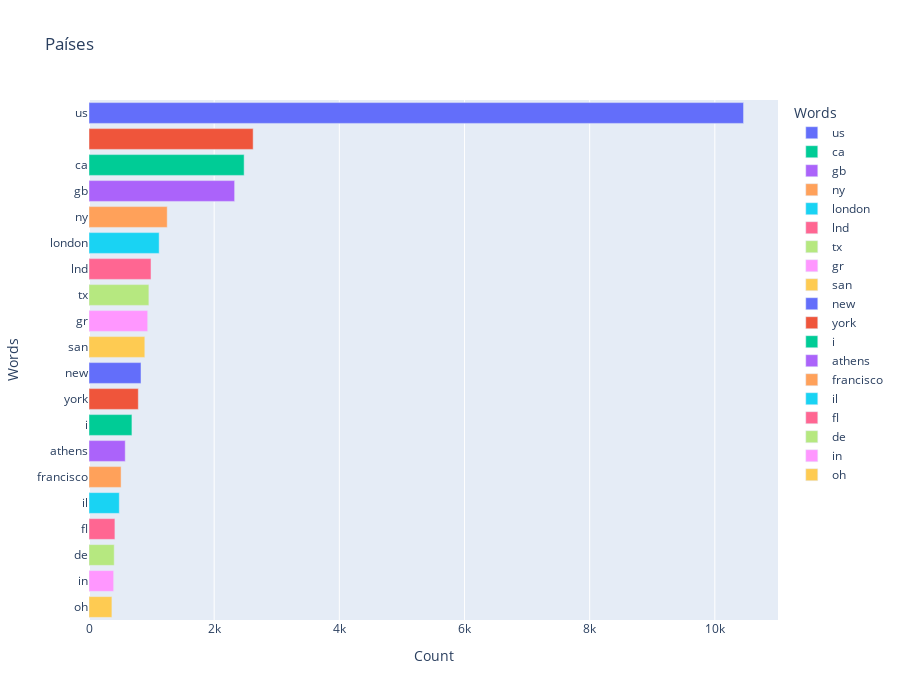

Here is the notebook cell this chart was saved with:
### Code cell
country = freq_text(df['Job Location'])
plot_bar(country, 'Países')

### Figure 1 — Plotly figure (JSON) as saved in the notebook; plotly's stock layout.template omitted (floating-point values rounded to 4 significant figures)
{"data": [{"alignmentgroup": "True", "hovertemplate": "Words=%{y}<br>Count=%{x}<extra></extra>", "legendgroup": "us", "marker": {"color": "#636efa", "pattern": {"shape": ""}}, "name": "us", "offsetgroup": "us", "orientation": "h", "showlegend": true, "textposition": "auto", "type": "bar", "x": [10459], "xaxis": "x", "y": ["us"], "yaxis": "y"}, {"alignmentgroup": "True", "hovertemplate": "Words=%{y}<br>Count=%{x}<extra></extra>", "legendgroup": "", "marker": {"color": "#EF553B", "pattern": {"shape": ""}}, "name": "", "offsetgroup": "", "orientation": "h", "showlegend": false, "textposition": "auto", "type": "bar", "x": [2623], "xaxis": "x", "y": [""], "yaxis": "y"}, {"alignmentgroup": "True", "hovertemplate": "Words=%{y}<br>Count=%{x}<extra></extra>", "legendgroup": "ca", "marker": {"color": "#00cc96", "pattern": {"shape": ""}}, "name": "ca", "offsetgroup": "ca", "orientation": "h", "showlegend": true, "textposition": "auto", "type": "bar", "x": [2479], "xaxis": "x", "y": ["ca"], "yaxis": "y"}, {"alignmentgroup": "True", "hovertemplate": "Words=%{y}<br>Count=%{x}<extra></extra>", "legendgroup": "gb", "marker": {"color": "#ab63fa", "pattern": {"shape": ""}}, "name": "gb", "offsetgroup": "gb", "orientation": "h", "showlegend": true, "textposition": "auto", "type": "bar", "x": [2327], "xaxis": "x", "y": ["gb"], "yaxis": "y"}, {"alignmentgroup": "True", "hovertemplate": "Words=%{y}<br>Count=%{x}<extra></extra>", "legendgroup": "ny", "marker": {"color": "#FFA15A", "pattern": {"shape": ""}}, "name": "ny", "offsetgroup": "ny", "orientation": "h", "showlegend": true, "textposition": "auto", "type": "bar", "x": [1250], "xaxis": "x", "y": ["ny"], "yaxis": "y"}, {"alignmentgroup": "True", "hovertemplate": "Words=%{y}<br>Count=%{x}<extra></extra>", "legendgroup": "london", "marker": {"color": "#19d3f3", "pattern": {"shape": ""}}, "name": "london", "offsetgroup": "london", "orientation": "h", "showlegend": true, "textposition": "auto", "type": "bar", "x": [1121], "xaxis": "x", "y": ["london"], "yaxis": "y"}, {"alignmentgroup": "True", "hovertemplate": "Words=%{y}<br>Count=%{x}<extra></extra>", "legendgroup": "lnd", "marker": {"color": "#FF6692", "pattern": {"shape": ""}}, "name": "lnd", "offsetgroup": "lnd", "orientation": "h", "showlegend": true, "textposition": "auto", "type": "bar", "x": [991], "xaxis": "x", "y": ["lnd"], "yaxis": "y"}, {"alignmentgroup": "True", "hovertemplate": "Words=%{y}<br>Count=%{x}<extra></extra>", "legendgroup": "tx", "marker": {"color": "#B6E880", "pattern": {"shape": ""}}, "name": "tx", "offsetgroup": "tx", "orientation": "h", "showlegend": true, "textposition": "auto", "type": "bar", "x": [957], "xaxis": "x", "y": ["tx"], "yaxis": "y"}, {"alignmentgroup": "True", "hovertemplate": "Words=%{y}<br>Count=%{x}<extra></extra>", "legendgroup": "gr", "marker": {"color": "#FF97FF", "pattern": {"shape": ""}}, "name": "gr", "offsetgroup": "gr", "orientation": "h", "showlegend": true, "textposition": "auto", "type": "bar", "x": [938], "xaxis": "x", "y": ["gr"], "yaxis": "y"}, {"alignmentgroup": "True", "hovertemplate": "Words=%{y}<br>Count=%{x}<extra></extra>", "legendgroup": "san", "marker": {"color": "#FECB52", "pattern": {"shape": ""}}, "name": "san", "offsetgroup": "san", "orientation": "h", "showlegend": true, "textposition": "auto", "type": "bar", "x": [892], "xaxis": "x", "y": ["san"], "yaxis": "y"}, {"alignmentgroup": "True", "hovertemplate": "Words=%{y}<br>Count=%{x}<extra></extra>", "legendgroup": "new", "marker": {"color": "#636efa", "pattern": {"shape": ""}}, "name": "new", "offsetgroup": "new", "orientation": "h", "showlegend": true, "textposition": "auto", "type": "bar", "x": [831], "xaxis": "x", "y": ["new"], "yaxis": "y"}, {"alignmentgroup": "True", "hovertemplate": "Words=%{y}<br>Count=%{x}<extra></extra>", "legendgroup": "york", "marker": {"color": "#EF553B", "pattern": {"shape": ""}}, "name": "york", "offsetgroup": "york", "orientation": "h", "showlegend": true, "textposition": "auto", "type": "bar", "x": [788], "xaxis": "x", "y": ["york"], "yaxis": "y"}, {"alignmentgroup": "True", "hovertemplate": "Words=%{y}<br>Count=%{x}<extra></extra>", "legendgroup": "i", "marker": {"color": "#00cc96", "pattern": {"shape": ""}}, "name": "i", "offsetgroup": "i", "orientation": "h", "showlegend": true, "textposition": "auto", "type": "bar", "x": [686], "xaxis": "x", "y": ["i"], "yaxis": "y"}, {"alignmentgroup": "True", "hovertemplate": "Words=%{y}<br>Count=%{x}<extra></extra>", "legendgroup": "athens", "marker": {"color": "#ab63fa", "pattern": {"shape": ""}}, "name": "athens", "offsetgroup": "athens", "orientation": "h", "showlegend": true, "textposition": "auto", "type": "bar", "x": [579], "xaxis": "x", "y": ["athens"], "yaxis": "y"}, {"alignmentgroup": "True", "hovertemplate": "Words=%{y}<br>Count=%{x}<extra></extra>", "legendgroup": "francisco", "marker": {"color": "#FFA15A", "pattern": {"shape": ""}}, "name": "francisco", "offsetgroup": "francisco", "orientation": "h", "showlegend": true, "textposition": "auto", "type": "bar", "x": [513], "xaxis": "x", "y": ["francisco"], "yaxis": "y"}, {"alignmentgroup": "True", "hovertemplate": "Words=%{y}<br>Count=%{x}<extra></extra>", "legendgroup": "il", "marker": {"color": "#19d3f3", "pattern": {"shape": ""}}, "name": "il", "offsetgroup": "il", "orientation": "h", "showlegend": true, "textposition": "auto", "type": "bar", "x": [484], "xaxis": "x", "y": ["il"], "yaxis": "y"}, {"alignmentgroup": "True", "hovertemplate": "Words=%{y}<br>Count=%{x}<extra></extra>", "legendgroup": "fl", "marker": {"color": "#FF6692", "pattern": {"shape": ""}}, "name": "fl", "offsetgroup": "fl", "orientation": "h", "showlegend": true, "textposition": "auto", "type": "bar", "x": [414], "xaxis": "x", "y": ["fl"], "yaxis": "y"}, {"alignmentgroup": "True", "hovertemplate": "Words=%{y}<br>Count=%{x}<extra></extra>", "legendgroup": "de", "marker": {"color": "#B6E880", "pattern": {"shape": ""}}, "name": "de", "offsetgroup": "de", "orientation": "h", "showlegend": true, "textposition": "auto", "type": "bar", "x": [403], "xaxis": "x", "y": ["de"], "yaxis": "y"}, {"alignmentgroup": "True", "hovertemplate": "Words=%{y}<br>Count=%{x}<extra></extra>", "legendgroup": "in", "marker": {"color": "#FF97FF", "pattern": {"shape": ""}}, "name": "in", "offsetgroup": "in", "orientation": "h", "showlegend": true, "textposition": "auto", "type": "bar", "x": [394], "xaxis": "x", "y": ["in"], "yaxis": "y"}, {"alignmentgroup": "True", "hovertemplate": "Words=%{y}<br>Count=%{x}<extra></extra>", "legendgroup": "oh", "marker": {"color": "#FECB52", "pattern": {"shape": ""}}, "name": "oh", "offsetgroup": "oh", "orientation": "h", "showlegend": true, "textposition": "auto", "type": "bar", "x": [366], "xaxis": "x", "y": ["oh"], "yaxis": "y"}], "layout": {"barmode": "relative", "height": 700, "legend": {"title": {"text": "Words"}, "tracegroupgap": 0}, "title": {"text": "Países"}, "width": 900, "xaxis": {"anchor": "y", "domain": [0, 1], "title": {"text": "Count"}}, "yaxis": {"anchor": "x", "categoryarray": ["oh", "in", "de", "fl", "il", "francisco", "athens", "i", "york", "new", "san", "gr", "tx", "lnd", "london", "ny", "gb", "ca", "", "us"], "categoryorder": "array", "domain": [0, 1], "title": {"text": "Words"}}}}
